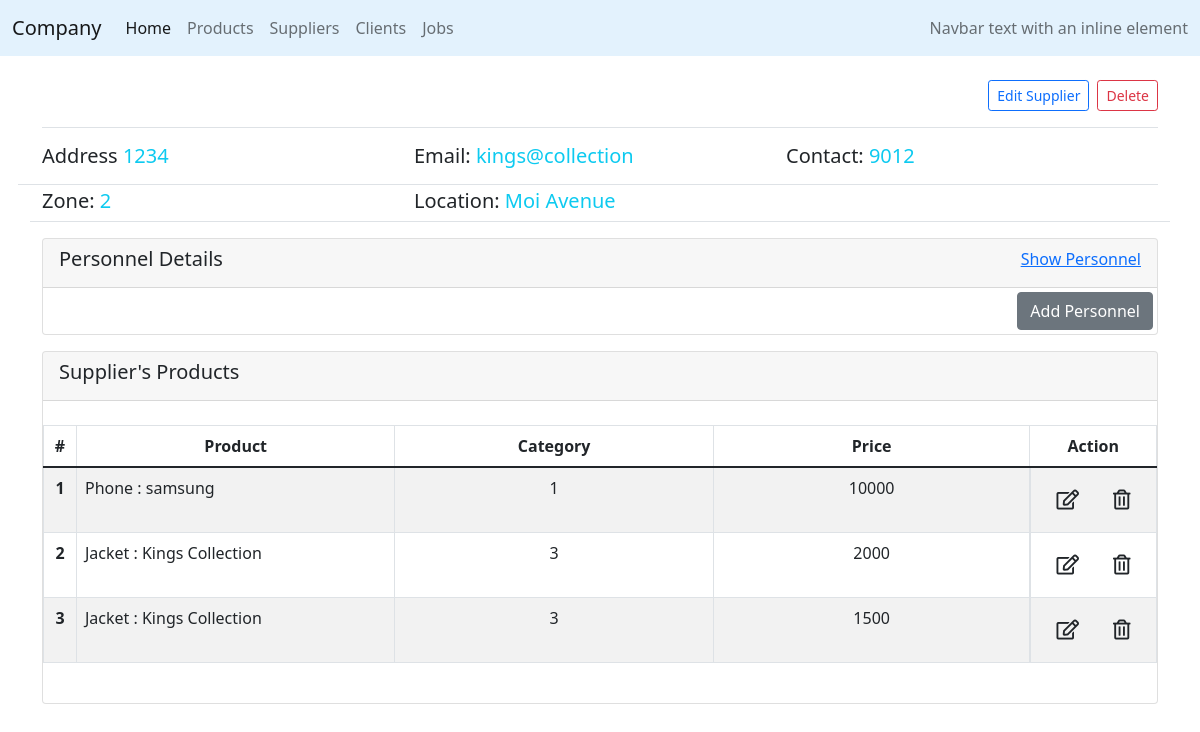
/company/suppliers/8, run on an earlier commit of the app's database.
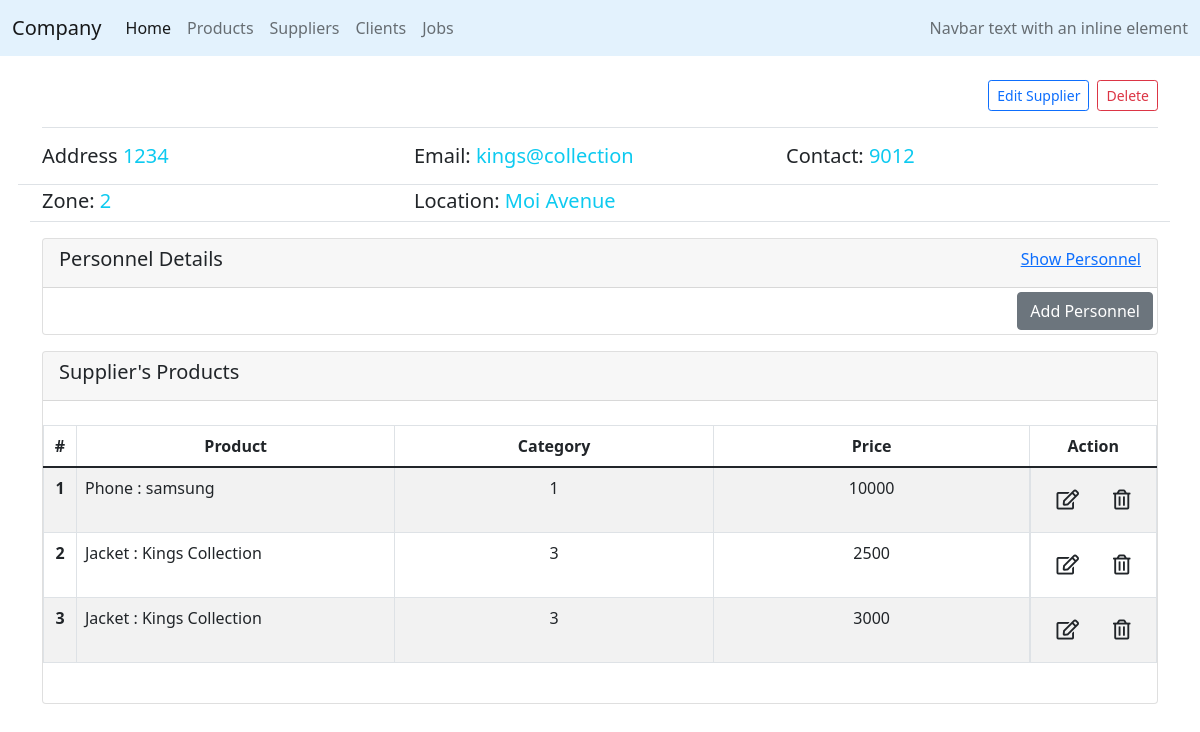
And on a later commit of the database.
### company/models.py (models this page shows, shortened)
class Price(models.Model):
    id = models.BigAutoField(primary_key=True)
    price = models.IntegerField()
    product = models.ForeignKey(Product, related_name="productPrice",on_delete=models.CASCADE, blank=True, null=True)
    supplier = models.ForeignKey(Supplier,related_name="products", on_delete=models.CASCADE, blank=True, null=True)

class Product(models.Model):
    id = models.BigAutoField(primary_key=True)
    category = models.IntegerField()
    nameP = models.CharField(max_length=64)
    brand = models.CharField(max_length=64)
    size = models.IntegerField()
    weight = models.IntegerField()
    description = models.TextField()

### company/views.py (the view)
# urls.py: path('suppliers/<int:id>', views.supplierDetail, name='supplierDetail'),
def supplierDetail(request, id):
    supplier = Supplier.objects.get(pk=id)
    personnel = supplier.personnel.all()
    zones = ["Zone 1: CBD", "Zone 2: Down Town", "Zone 3: Industrial Area"]
    products = Price.objects.all()
    if request.method == "PUT":
        data = json.loads(request.body)
        ES = data.get("updateCompany")
        supplier.nameC = ES["nameC"]
        supplier.address = ES["address"]
        supplier.email = ES["email"]
        supplier.contact = ES["contact"]
        supplier.zone = ES["zone"]
        supplier.location = ES["location"]
        supplier.save()
        response_data = {
            "message": "Supplier Edited."
        }
        return JsonResponse(response_data, status=201)
    elif request.method == "DELETE":
        supplier.delete()
        response_data = {
            "message": "Supplier Deleted."
        }
        return JsonResponse(response_data, status=201)
    else:
        context = {
            "supplier": supplier,
            "personnel": personnel,
            "zones": zones,
            "products": products
        }
        return render(request, "company/supplierDetails.html", context)

### company/templates/company/supplierDetails.html (shortened to what this page needs)
{% extends "company/layout.html" %}
{% block body %}
<div class="container">
    <div class="d-flex justify-content-between border-bottom mt-4 pb-3">
        <div class="d-flex align-items-center justify-content-between">
            <button class="btn btn-outline-primary btn-sm mx-2" id="editsupplier">Edit Supplier</button>
            <button class="btn btn-outline-danger btn-sm" id="deletesupplier">Delete</button>
        </div>
    </div>
    <div id="supplierDetails" class="row mt-3 border-bottom">
        <div class="border-bottom col-12 row pb-2">
            <h5 class="col-md-4">
                Address
                <span class="text-info sAddress">{{supplier.address}}</span>
            </h5>
            <h5 class="col-md-4">
                Email:
                <span class="text-info sEmail">{{supplier.email}}</span>
            </h5>
            <h5 class="col-md-4">
                Contact:
                <span class="text-info sContact">{{supplier.contact}}</span>
        </div>
        <div class="col-12 pt-1 row">
            <h5 class="col-md-4">
                Zone:
                <span class="text-info sZone">{{supplier.zone}}</span>
            </h5>
            <h5 class="col-md-6">
                Location:
                <span class="text-info sLocation">{{supplier.location}}</span>
            </h5>
        </div>
    </div>
    <div class="card mt-3" id="personnelSection">
        <div class="card-header d-flex justify-content-between">
            <h5>Personnel Details</h5>
            <a class="showPersonnel">Show Personnel</a>
        </div>
        <div class="d-flex flex-row-reverse m-1">
            <button class="btn btn-secondary" id="addPerson">Add Personnel</button>
        </div>
    </div>
    <div class="card mt-3" id="productSection">
        <div class="card-header">
            <h5>Supplier's Products</h5>
        </div>
        <div class="table-responsive my-4" id="products">
            <table class="table table-striped table-bordered table-hover">
                <thead>
                  <tr>
                    <th scope="col" style="width:3%" class="text-center">#</th>
                    <th scope="col" style="width:30%" class="text-center">Product</th>
                    <th scope="col" style="width:30%" class="text-center">Category</th>
                    <th scope="col" style="width:30%" class="text-center">Price</th>
                    <th scope="col" style="width:30%" class="text-center">Action</th>
                  </tr>
                </thead>
                <tbody id="productsTable">
                    {% for product in products %}
                        <tr id="{{product.id}}">
                            <th scope="row" class="rowCounter text-center"></th>
                            <td id="nameP" class="" >{{product.product.nameP}} : {{product.product.brand}}</td>
                            <td id="category" class="text-center">{{product.product.category}}</td>
                            <td id="price" class="text-center">{{product.price}}</td>
                            <td class="d-flex justify-content-center">
                                <button id="editPriceButton" class="pr-1 btn btn-lg text-dark" >
                                    <i class="far fa-edit"></i>
                                </button>
                                <button id="deleteProductButton" class="pl-0 btn btn-lg text-dark">
                                    <i class="far fa-trash-alt"></i>
                                </button>
                            </td>
                        </tr>
                    {% endfor %}
                </tbody>
            </table>
        </div>
    </div>
</div>
{%endblock%}
{% load static %}

What changed in the data, as far as the page shows it:
changed Price (number 2 of 3 on the later page): price "2000" → "2500"
changed Price (number 3 of 3 on the later page): price "1500" → "3000"
